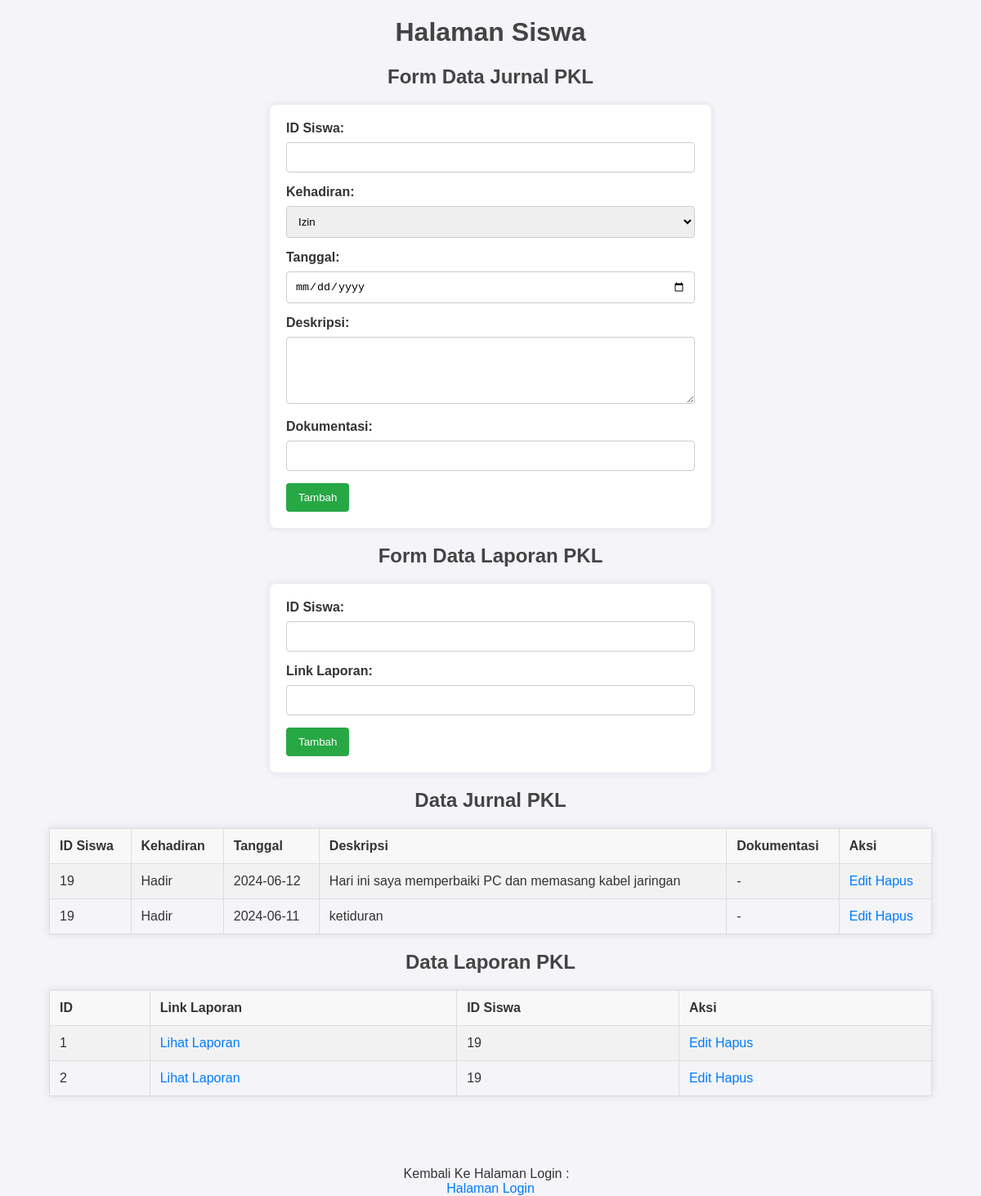
The page /halaman_siswa/tabel_admin.php on the database its author committed.
### tables this page shows
CREATE TABLE `jurnal` (
  `id_jurnal` int(11) NOT NULL,
  `id_siswa` int(11) NOT NULL,
  `kehadiran` enum('Hadir','Alpha','Izin','Sakit') NOT NULL,
  `tanggal` date NOT NULL,
  `deskripsi` text NOT NULL,
  `dokumentasi` varchar(255) DEFAULT NULL
);

CREATE TABLE `laporan` (
  `id` int(11) NOT NULL,
  `link_laporan` varchar(255) NOT NULL,
  `id_siswa` int(11) NOT NULL
);

### halaman_siswa/tabel_admin.php (the view, shortened to what this page needs)
<?php
include "koneksi.php";
?>
<!DOCTYPE html>
<html>
<head>
    <link rel="stylesheet" href="tabel_admin.css">
</head>
<body>
<h1>Halaman Siswa</h1>
<h2>Form Data Jurnal PKL</h2>
<form method="POST" action="tambah.php">
    <label>ID Siswa:</label>
    <input type="text" name="id_siswa" required><br>
    <label>Kehadiran:</label>
    <select name="kehadiran" required>
        <option value="izin">Izin</option>
    </select><br>
    <label>Tanggal:</label>
    <input type="date" name="tanggal" required><br>
    <label>Deskripsi:</label>
    <textarea name="deskripsi" rows="4" cols="50" required></textarea><br>
    <label>Dokumentasi:</label>
    <input type="text" name="dokumentasi"><br>
    <input type="submit" value="Tambah">
</form>
<h2>Form Data Laporan PKL</h2>
<form method="POST" action="tambah.php">
    <label>ID Siswa:</label>
    <input type="text" name="id_siswa" required><br>
    <label>Link Laporan:</label>
    <input type="text" name="link_laporan" required><br>
    <input type="submit" value="Tambah">
</form>
<h2>Data Jurnal PKL</h2>
<table border="1">
    <tr>
        <th>ID Siswa</th>
        <th>Kehadiran</th>
        <th>Tanggal</th>
        <th>Deskripsi</th>
        <th>Dokumentasi</th>
        <th>Aksi</th>
    </tr>
    <?php
    $result = $conn->query("SELECT * FROM jurnal");
    while ($row = $result->fetch_assoc()) {
        echo "<tr>
            <td>{$row['id_siswa']}</td>
            <td>{$row['kehadiran']}</td>
            <td>{$row['tanggal']}</td>
            <td>{$row['deskripsi']}</td>
            <td>{$row['dokumentasi']}</td>
            <td>
                <a href='?edit=true&type=jurnal&id={$row['id_jurnal']}'>Edit</a>
                <a href='?delete=true&type=jurnal&id={$row['id_jurnal']}'>Hapus</a>
            </td>
        </tr>";
    }
    ?>
</table>
<h2>Data Laporan PKL</h2>
<table border="1">
    <tr>
        <th>ID</th>
        <th>Link Laporan</th>
        <th>ID Siswa</th>
        <th>Aksi</th>
    </tr>
    <?php
    $result = $conn->query("SELECT * FROM laporan");
    while ($row = $result->fetch_assoc()) {
        echo "<tr>
            <td>{$row['id']}</td>
            <td><a href='{$row['link_laporan']}'>Lihat Laporan</a></td>
            <td>{$row['id_siswa']}</td>
            <td>
                <a href='?edit=true&type=laporan&id={$row['id']}'>Edit</a>
                <a href='?delete=true&type=laporan&id={$row['id']}'>Hapus</a>
            </td>
        </tr>";
    }
    ?>
</table>
<br><br>
<div class="link">
    <p class="pp">Kembali Ke Halaman Login :</p><br>
    <a href="../2)halaman_login/halaman_login.php">Halaman Login</a>
</div>
</body>
</html>

### halaman_siswa/tabel_admin.css (style rules this page uses)
body { font-family: 'Arial', sans-serif; background-color: #f4f4f9; color: #333; margin: 0; padding: 0; }
h1, h2 { text-align: center; color: #444; }
form { background: #fff; margin: 20px auto; padding: 20px; border-radius: 8px; box-shadow: 0 0 10px rgba(0,0,0,0.1); width: 80%; max-width: 500px; }
label { display: block; margin-bottom: 8px; font-weight: bold; }
input[type="text"], input[type="date"], textarea, select { width: 100%; padding: 10px; margin-bottom: 15px; border: 1px solid #ccc; border-radius: 4px; box-sizing: border-box; }
input[type="submit"] { background-color: #28a745; color: #fff; border: none; padding: 10px 15px; border-radius: 4px; cursor: pointer; }
table { width: 90%; margin: 20px auto; border-collapse: collapse; box-shadow: 0 0 10px rgba(0,0,0,0.1); }
table, th, td { border: 1px solid #ddd; }
th, td { padding: 12px; text-align: left; }
th { background-color: #f8f8f8; font-weight: bold; }
tr:nth-child(even) { background-color: #f2f2f2; }
a { color: #007bff; text-decoration: none; }
.link { text-align: center; margin-top: 30px; }
.pp { display: inline; margin-right: 10px; }

### rows shown on the page
jurnal: id_siswa "19", kehadiran "Hadir", tanggal "2024-06-12", deskripsi "Hari ini saya memperbaiki PC dan memasang kabel jaringan", dokumentasi "-"
jurnal: id_siswa "19", kehadiran "Hadir", tanggal "2024-06-11", deskripsi "ketiduran", dokumentasi "-"
laporan: id "1", id_siswa "19"
laporan: id "2", id_siswa "19"
